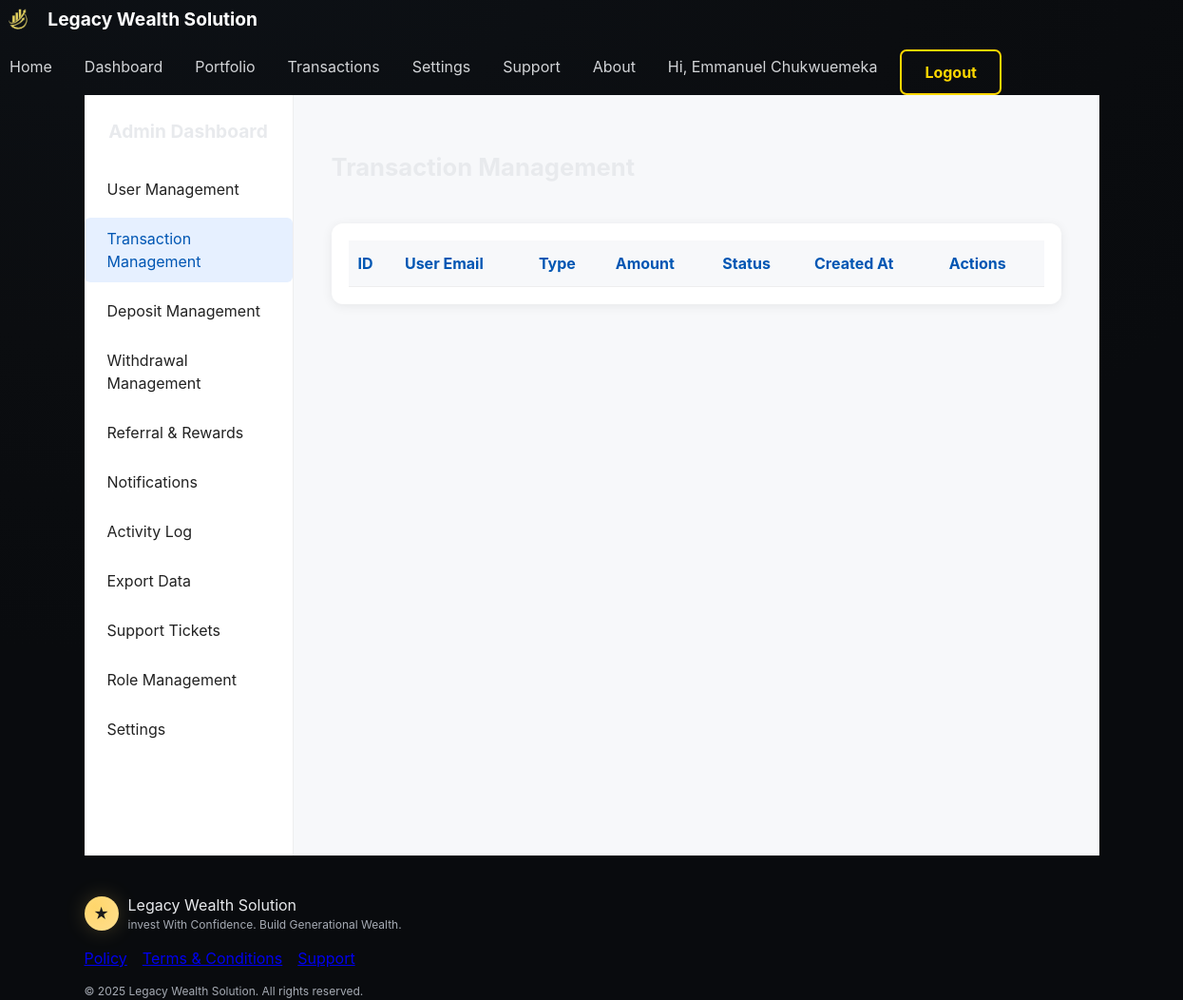
Before: /admin/transactions (signed in) with the older database file.
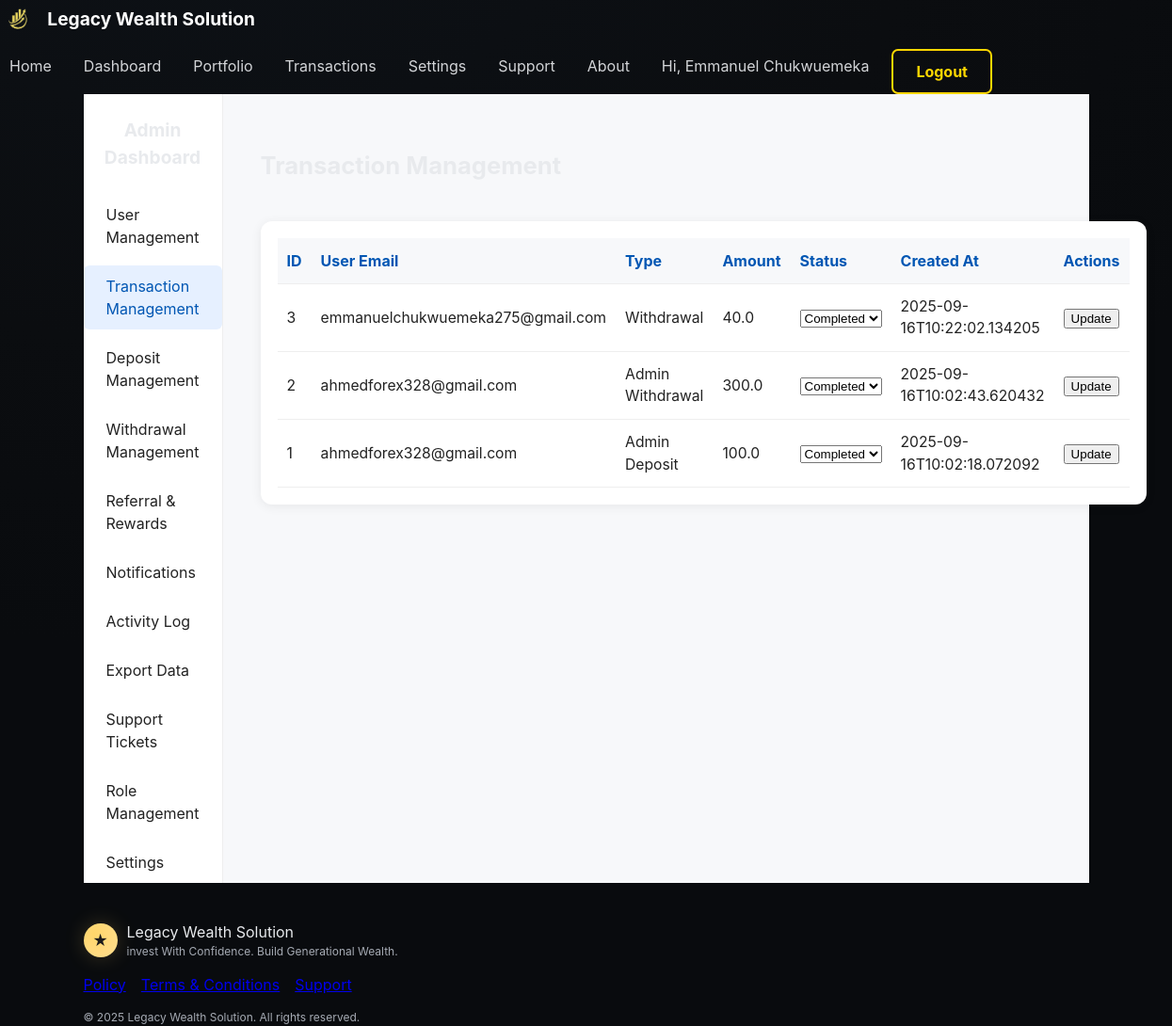
After: the same page with the newer database file.
### tables this page shows
CREATE TABLE transactions (
    id INTEGER PRIMARY KEY AUTOINCREMENT,
    user_email TEXT,
    type TEXT,
    amount REAL,
    status TEXT,
    created_at TEXT
);

### app.py (the view)
@app.route("/admin/transactions")
@admin_required
def admin_transactions():
    conn = get_db()
    transactions = conn.execute("SELECT * FROM transactions ORDER BY created_at DESC").fetchall()
    conn.close()
    return render_template("admin_transactions.html", transactions=transactions)

### app.py (called while the page is built)
def get_db():
    conn = sqlite3.connect(DB_PATH)
    conn.row_factory = sqlite3.Row
    return conn

@app.context_processor
def inject_globals():
    return dict(USER=session.get("user"), BRAND="Legacy Wealth Solution")

def admin_required(f):
    @wraps(f)
    def wrapped(*args, **kwargs):
        if not session.get("admin"):
            return redirect(url_for("admin_login"))
        return f(*args, **kwargs)
    return wrapped

### templates/admin_transactions.html (shortened to what this page needs)
{% extends "base.html" %}
{% block content %}
<div class="admin-dashboard">
  <aside class="admin-sidebar">
    <div class="sidebar-title">Admin Dashboard</div>
    <nav>
      <a href="{{ url_for('admin_users') }}">User Management</a>
      <a class="active" href="{{ url_for('admin_transactions') }}">Transaction Management</a>
      <a href="#">Deposit Management</a>
      <a href="#">Withdrawal Management</a>
      <a href="#">Referral & Rewards</a>
      <a href="#">Notifications</a>
      <a href="#">Activity Log</a>
      <a href="#">Export Data</a>
      <a href="#">Support Tickets</a>
      <a href="#">Role Management</a>
      <a href="#">Settings</a>
    </nav>
  </aside>
  <main class="admin-main">
    <div class="admin-header">
      <h2>Transaction Management</h2>
    </div>
    <div class="admin-table-container">
      <table class="admin-table" id="transactionsTable">
        <thead>
          <tr>
            <th>ID</th>
            <th>User Email</th>
            <th>Type</th>
            <th>Amount</th>
            <th>Status</th>
            <th>Created At</th>
            <th>Actions</th>
          </tr>
        </thead>
        <tbody>
          {% for tx in transactions %}
          <tr>
            <td>{{ tx.id }}</td>
            <td>{{ tx.user_email }}</td>
            <td>{{ tx.type }}</td>
            <td>{{ tx.amount }}</td>
            <td>
              <select id="status-{{ tx.id }}">
                <option value="Completed" {% if tx.status == "Completed" %}selected{% endif %}>Completed</option>
              </select>
            </td>
            <td>{{ tx.created_at }}</td>
            <td>
              <button onclick="updateTx({{ tx.id }})">Update</button>
            </td>
          </tr>
          {% endfor %}
        </tbody>
      </table>
    </div>
  </main>
</div>
{% endblock %}

### templates/base.html (shortened to what this page needs)
<!doctype html>
<html lang="en">
<head>
  <link rel="stylesheet" href="{{ url_for('static', filename='css/styles.css') }}">
</head>
<body>
<a class="brand dark" href="{{ url_for('index') }}" style="display:flex;align-items:center;gap:12px;">
  <img src="{{ url_for('static', filename='img/logo.png') }}" alt="Moonvest Logo" style="height:40px;vertical-align:middle;">
  <span class="brand-text" style="font-size:1.2em;font-weight:700;color:#fff;">{{ BRAND }}</span>
</a>
      <div id="menu" class="menu dark">
        <a class="menu-link{% if request.endpoint=='index' %} active{% endif %}" href="{{ url_for('index') }}">Home</a>
        <a class="menu-link{% if request.endpoint=='dashboard' %} active{% endif %}" href="{{ url_for('dashboard') }}">Dashboard</a>
        <a class="menu-link{% if request.endpoint=='portfolio' %} active{% endif %}" href="{{ url_for('portfolio') }}">Portfolio</a>
        <a class="menu-link{% if request.endpoint=='transactions' %} active{% endif %}" href="{{ url_for('transactions') }}">Transactions</a>
        <a class="menu-link{% if request.endpoint=='settings' %} active{% endif %}" href="{{ url_for('settings') }}">Settings</a>
        <a class="menu-link{% if request.endpoint=='support' %} active{% endif %}" href="{{ url_for('support') }}">Support</a>
        <a class="menu-link{% if request.endpoint=='about' %} active{% endif %}" href="{{ url_for('about') }}">About</a>
        {% if USER %}
          <span class="menu-link">Hi, {{ USER.name }}</span>
          <a class="btn outline" href="{{ url_for('logout') }}">Logout</a>
        {% else %}
          <a class="menu-link" href="{{ url_for('login') }}">Login</a>
          <a class="btn solid glow" href="{{ url_for('signup') }}">Sign Up</a>
        {% endif %}
      </div>
  <div class="container">
    {% block content %}{% endblock %}
  </div>
  <footer class="footer dark">
    <div class="container footer-top">
      <div class="footer-brand">
        <div class="footer-logo">★</div>
        <div>
          <div class="strong">{{ BRAND }}</div>
          <div class="muted small">invest With Confidence. Build Generational Wealth.</div>
        </div>
      </div>
      <div class="footer-links">
        <a href="#">Policy</a>
        <a href="#">Terms & Conditions</a>
        <a href="{{ url_for('support') }}">Support</a>
      </div>
    </div>
    <div class="container muted small">&copy; {{ 2025 }} {{ BRAND }}. All rights reserved.</div>
  </footer>
</body>
</html>

### static/css/styles.css (style rules this page uses)
:root { --bg:#0b0d10; --card:#101317; --card-2:#0f1216; --text:#e8eaed; --muted:#a6abb4; --gold:#ffd66b; --gold-soft:rgba(255,214,107,.2); --green:#2eea8b; --red:#ff6b6b; --radius:16px; --shadow:0 10px 30px rgba(0,0,0,.45); }
* { box-sizing:border-box; }
html,body { height:100%; }
body { margin:0; font-family:Inter,system-ui,-apple-system,"Segoe UI",Roboto,Arial,sans-serif; background:radial-gradient(1200px 800px at 20% -10%, #0d1116 0%, #0b0d10 60%, #090b0e 100%); color:var(--text); line-height:1.5; }
.container { width:min(1100px,92%); margin:0 auto; padding:0 16px; }
.brand { color:var(--text); text-decoration:none; font-weight:800; display:flex; gap:8px; align-items:center; }
.menu { display:flex; gap:14px; align-items:center; flex-wrap:wrap; }
.menu-link { color:var(--text); opacity:.9; text-decoration:none; padding:6px 10px; border-radius:999px; }
.btn { display:inline-block; padding:12px 18px; border-radius:999px; text-decoration:none; font-weight:700; }
.muted { color:var(--muted); }
.small { font-size:12px; }
.footer { margin:40px auto 24px; }
.footer-brand { display:flex; gap:10px; align-items:center; }
.footer-logo { width:36px; height:36px; border-radius:999px; background:radial-gradient(circle at 30% 30%, var(--gold), #ffde8f); color:#1a1a1a; display:grid; place-items:center; font-weight:800; box-shadow:0 0 22px var(--gold-soft); }
.footer-links,.store-badges { display:flex; gap:16px; flex-wrap:wrap; margin:14px 0; }
.btn { padding: 10px 24px; border-radius: 7px; border: none; background: #ffd700; color: #222; font-weight: bold; cursor: pointer; margin-top: 12px; font-size: 1em; transition: box-shadow 0.2s; }
.btn.outline { background: none; border: 2px solid #ffd700; color: #ffd700; }
.admin-dashboard { display: flex; min-height: 80vh; background: #f7f8fa; }
.admin-sidebar { width: 220px; background: #fff; border-right: 1px solid #eee; padding: 24px 0 0 0; min-height: 100vh; }
.sidebar-title { font-weight: bold; font-size: 1.2em; margin-bottom: 24px; text-align: center; }
.admin-sidebar nav { display: flex; flex-direction: column; gap: 8px; }
.admin-sidebar a { color: #222; text-decoration: none; padding: 10px 24px; border-radius: 6px; font-size: 1em; transition: background 0.2s; }
.admin-sidebar a.active, .admin-sidebar a:hover { background: #e6f0ff; color: #0056b3; }
.admin-main { flex: 1; padding: 36px 40px; }
.admin-header { display: flex; align-items: center; justify-content: space-between; margin-bottom: 18px; }
.admin-header h2 { font-size: 1.6em; font-weight: bold; }
.admin-table-container { background: #fff; border-radius: 12px; box-shadow: 0 2px 12px rgba(0,0,0,0.07); padding: 18px; }
.admin-table { width: 100%; border-collapse: collapse; }
.admin-table th, .admin-table td { padding: 12px 10px; text-align: left; border-bottom: 1px solid #eee; }
.admin-table th { color: #0056b3; font-weight: bold; background: #f7f8fa; }
.admin-table td { color: #222; font-size: 0.98em; }
.brand { display: flex; align-items: center; gap: 12px; text-decoration: none; }
.brand img { height: 40px; width: auto; display: block; }
.brand-text { font-size: 1.2em; font-weight: 700; color: #fff; }

Changed rows visible on the page:
added transactions: id "3", user_email "emmanuelchukwuemeka275@gmail.com", type "Withdrawal", amount "40.0", status+id "Completed", created_at "2025-09-16T10:22:02.134205"
added transactions: id "2", user_email "ahmedforex328@gmail.com", type "Admin Withdrawal", amount "300.0", status+id "Completed", created_at "2025-09-16T10:02:43.620432"
added transactions: id "1", user_email "ahmedforex328@gmail.com", type "Admin Deposit", amount "100.0", status+id "Completed", created_at "2025-09-16T10:02:18.072092"
